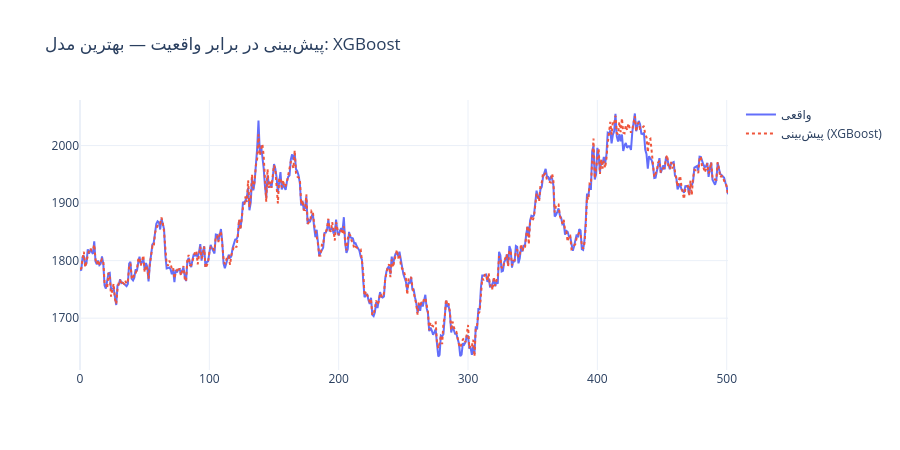

The code cell stored with this chart in its notebook:
### Code cell
fig = go.Figure()
best_pred = {"LSTM": lstm_pred, "GRU": gru_pred, "XGBoost": xgb_pred}[best_model_name]
best_actual = y_test_actual if best_model_name != "XGBoost" else y_test_xgb

fig.add_trace(go.Scatter(y=best_actual, name="واقعی", line=dict(width=2)))
fig.add_trace(go.Scatter(y=best_pred, name=f"پیشبینی ({best_model_name})", line=dict(width=2, dash="dot")))
fig.update_layout(title=f"پیشبینی در برابر واقعیت — بهترین مدل: {best_model_name}", template="plotly_white", height=450)
fig.show()

### Figure 1 — Plotly figure (JSON) as saved in the notebook; plotly's stock layout.template omitted (floating-point values rounded to 4 significant figures; data arrays with more than 128 entries replaced by an {"elided": "..."} marker saying what was removed)
{"data": [{"line": {"width": 2}, "name": "واقعی", "type": "scatter", "y": {"elided": "502 float values"}}, {"line": {"dash": "dot", "width": 2}, "name": "پیشبینی (XGBoost)", "type": "scatter", "y": {"elided": "502 float values"}}], "layout": {"height": 450, "title": {"text": "پیشبینی در برابر واقعیت — بهترین مدل: XGBoost"}}}
